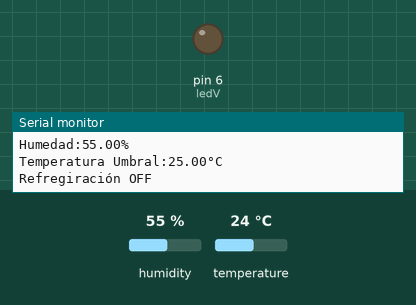
Recording of a sketch running on a simulated Arduino Uno, built with avr-gcc and run on an emulated ATmega328P. Shown: output pins drawn as LEDs (lit = HIGH), the last lines printed to the serial monitor. The inputs (shaded band) are chosen by the test bench; at power-on: temperature 24 °C, humidity 55 %.

Above: at 1.3 s.
1.4 s: temperature set to 27 °C
At 4.5 s:
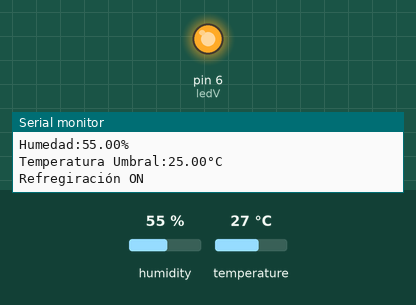
5.6 s: temperature set to 12 °C
At 8.1 s:
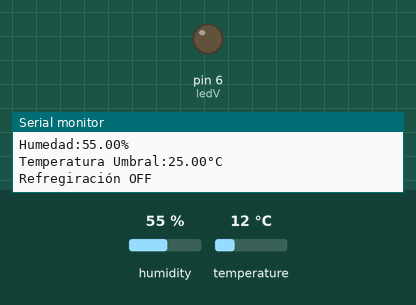
8.7 s: temperature set to 28 °C
At 10.5 s:
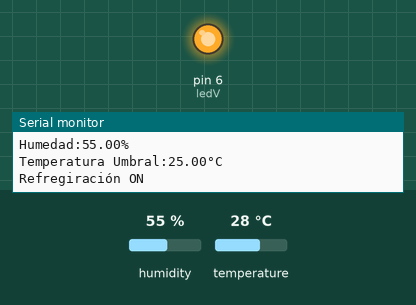
Timing chart, 0 to 12.0 s (numbered marks = the images above; inputs shaded):
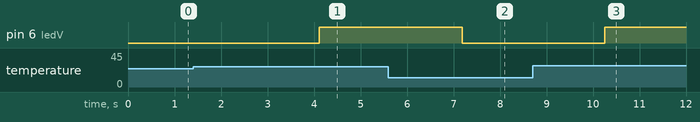

The sketch:

proyectoTemperatura.ino
```cpp
#include <DHT11.h>
#define DHTPIN 2      // Pin al que está conectado el sensor
int pin=2; //Seleccionamos el pin en el que se //conectará el sensor
DHT11 dht(pin); //Se selecciona el DHT11 (hay //otros DHT)

const int ledV = 6;
float temperatura = 0;
float humedad = 0;
float temperaturaUmbral = 25.0;

void setup() {
  Serial.begin(9600); // Configuración conexión a PC
  pinMode(ledV, OUTPUT);
}

void loop() {
  // Lectura de la humedad
  humedad = dht.readHumidity();
  // Lectura de la temperatura en Celsius
  temperatura = dht.readTemperature();

  // Comprobar si alguna lectura ha fallado
  if (isnan(humedad) || isnan(temperatura)) {
    Serial.println("Fallo en la lectura del sensor DHT!");
    return;
  }

  Serial.print("Temperatura:");
  Serial.print(temperatura);
  Serial.println("°C");

  Serial.print("Humedad:");
  Serial.print(humedad);
  Serial.println("%");

  Serial.print("Temperatura Umbral:");
  Serial.print(temperaturaUmbral);
  Serial.println("°C");

  if (temperatura > temperaturaUmbral) {
    digitalWrite(ledV, HIGH);
    Serial.println("Refregiración ON");
  } else {
    digitalWrite(ledV, LOW);
    Serial.println("Refregiración OFF");
  }
  delay(2000);
}
```

Measured:
- the behaviour switches between 25 and 26 °C on temperature (found by bisection; images 0 and 1)
- after the input at 1.4 s, pin 6 (ledV): LOW → HIGH after 2.7 s
- after the input at 5.6 s, pin 6 (ledV): HIGH → LOW after 1.6 s
- after the input at 8.7 s, pin 6 (ledV): LOW → HIGH after 1.6 s
